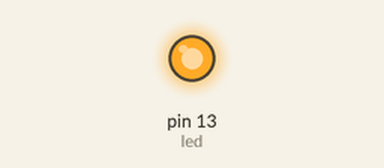
This sketch was run on a simulated Arduino Uno, built with avr-gcc and run on an emulated ATmega328P. Parts: output pins drawn as LEDs (lit = HIGH).

Above: at 0.1 s.
At 38.1 s:
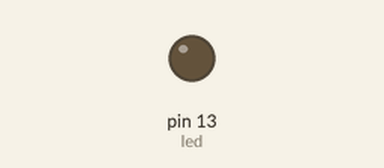
Timing chart, 0 to 40.0 s (numbered marks = the images above):
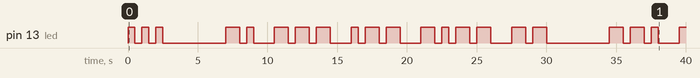

The sketch:

HappyNewYearBlink.ino
```cpp
 /*
  HappyNewYearBlink

  Blink message in Morse code
 */

//"С Новым Годом! Hapy New Year!"
String message = "***    -* --- *-- -*-- --    --* --- -** --- -- --**--    **** *- *--* *--* -*--    -* * *--    -*-- * *- *-* --**-- ";
// Pin 13 has an LED connected on most Arduino boards.
// give it a name:
int led = 13;
int i = 0;

void setup() {
  // initialize the digital pin as an output.
  pinMode(led, OUTPUT);
}

void blinkDash() {
  digitalWrite(led, HIGH);
  delay(1000);
  digitalWrite(led, LOW);
  delay(500);
}

void blinkDot() {
  digitalWrite(led, HIGH);
  delay(500);
  digitalWrite(led, LOW);
  delay(500);
}

void pause() {
   delay(1000);
}

void loop() {
    if( i < message.length()) {
      if (message.charAt(i) == '*') {
        blinkDot();
      } else if (message.charAt(i) == '-') {
        blinkDash();
      } else {
        pause();
      }
      i++;
    } else {
      i = 0;

    }
}
```

Measured:
- by itself, pin 13 (led): LOW → HIGH at 0.00 s, → LOW 0.50 s later, → HIGH 0.50 s later, → LOW 0.50 s later, … (41 changes in this stretch)
